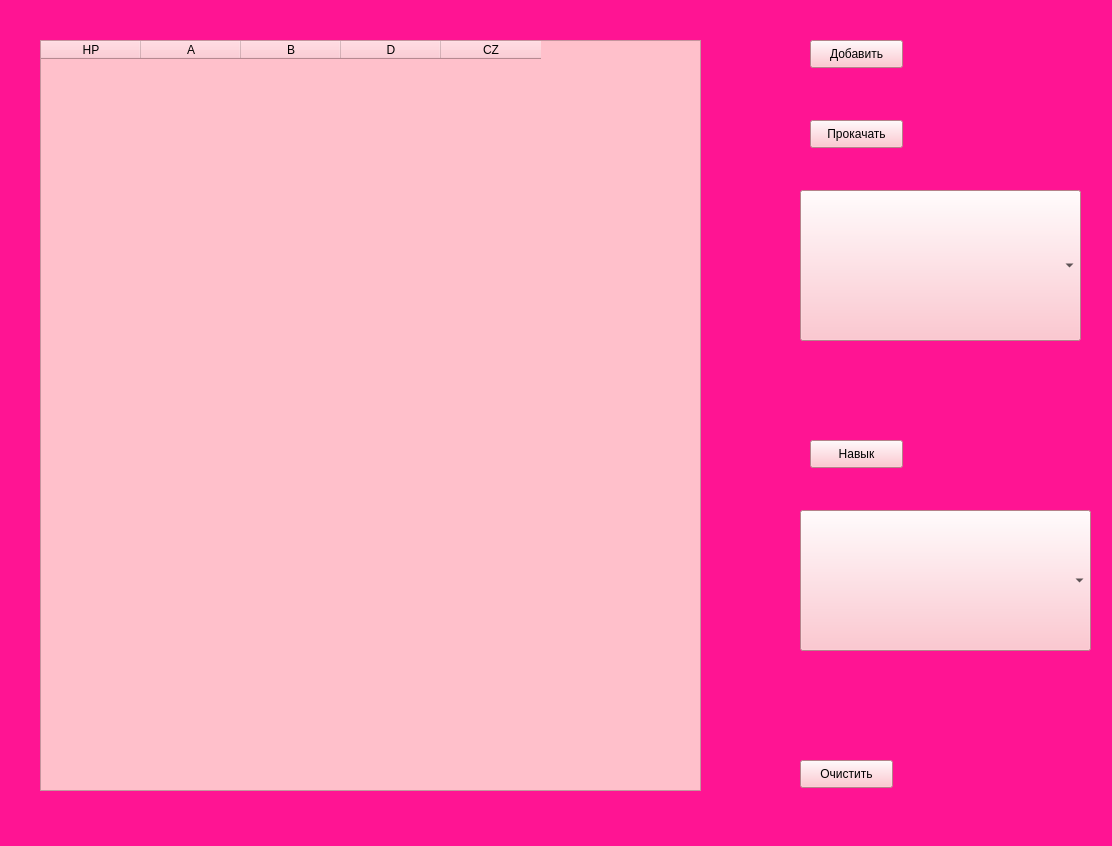
<?xml version="1.0" encoding="UTF-8"?>
<ui version="4.0">
 <class>MainWindow</class>
 <widget class="QMainWindow" name="MainWindow">
  <property name="geometry">
   <rect>
    <x>0</x>
    <y>0</y>
    <width>1112</width>
    <height>846</height>
   </rect>
  </property>
  <property name="windowTitle">
   <string>MainWindow</string>
  </property>
  <property name="styleSheet">
   <string notr="true">background-color: #FF1493;</string>
  </property>
  <widget class="QWidget" name="centralwidget">
   <widget class="QTableWidget" name="tableWidget">
    <property name="geometry">
     <rect>
      <x>40</x>
      <y>40</y>
      <width>661</width>
      <height>751</height>
     </rect>
    </property>
    <property name="styleSheet">
     <string notr="true">background-color: #FFC0CB;</string>
    </property>
    <column>
     <property name="text">
      <string>HP</string>
     </property>
    </column>
    <column>
     <property name="text">
      <string>A</string>
     </property>
    </column>
    <column>
     <property name="text">
      <string>B</string>
     </property>
    </column>
    <column>
     <property name="text">
      <string>D</string>
     </property>
    </column>
    <column>
     <property name="text">
      <string>CZ</string>
     </property>
    </column>
   </widget>
   <widget class="QPushButton" name="Add">
    <property name="geometry">
     <rect>
      <x>810</x>
      <y>40</y>
      <width>93</width>
      <height>28</height>
     </rect>
    </property>
    <property name="styleSheet">
     <string notr="true">background-color: #FFB6C1;</string>
    </property>
    <property name="text">
     <string>Добавить</string>
    </property>
   </widget>
   <widget class="QPushButton" name="Skill">
    <property name="geometry">
     <rect>
      <x>810</x>
      <y>440</y>
      <width>93</width>
      <height>28</height>
     </rect>
    </property>
    <property name="styleSheet">
     <string notr="true">background-color: #FFB6C1;</string>
    </property>
    <property name="text">
     <string>Навык</string>
    </property>
   </widget>
   <widget class="QPushButton" name="Improve">
    <property name="geometry">
     <rect>
      <x>810</x>
      <y>120</y>
      <width>93</width>
      <height>28</height>
     </rect>
    </property>
    <property name="styleSheet">
     <string notr="true">background-color: #FFB6C1;</string>
    </property>
    <property name="text">
     <string>Прокачать</string>
    </property>
   </widget>
   <widget class="QPushButton" name="Dellete">
    <property name="geometry">
     <rect>
      <x>800</x>
      <y>760</y>
      <width>93</width>
      <height>28</height>
     </rect>
    </property>
    <property name="styleSheet">
     <string notr="true">background-color: #FFB6C1;</string>
    </property>
    <property name="text">
     <string>Очистить</string>
    </property>
   </widget>
   <widget class="QComboBox" name="comboBox">
    <property name="geometry">
     <rect>
      <x>800</x>
      <y>190</y>
      <width>281</width>
      <height>151</height>
     </rect>
    </property>
    <property name="styleSheet">
     <string notr="true">background-color: #FFB6C1;</string>
    </property>
   </widget>
   <widget class="QComboBox" name="comboBox_2">
    <property name="geometry">
     <rect>
      <x>800</x>
      <y>510</y>
      <width>291</width>
      <height>141</height>
     </rect>
    </property>
    <property name="styleSheet">
     <string notr="true">background-color: #FFB6C1;</string>
    </property>
   </widget>
  </widget>
  <widget class="QStatusBar" name="statusbar"/>
 </widget>
 <resources/>
 <connections/>
</ui>
